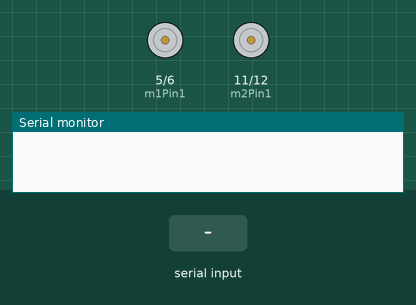
Simulated run of this sketch. Board: Arduino Uno, built with avr-gcc and run on an emulated ATmega328P. Shown: motor-driver pin pairs drawn as motors (green arrow = first pin HIGH = forward, orange = second pin HIGH = backward, longer = more drive), the last lines printed to the serial monitor. The inputs (shaded band) are chosen by the test bench.

Above: at 1.2 s.
1.3 s: "F" received over the second serial link
At 2.5 s:
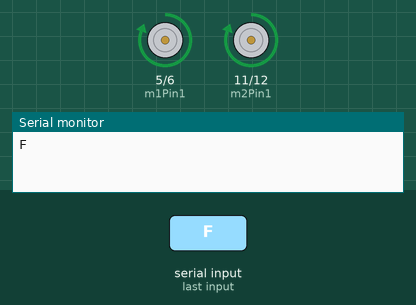
2.8 s: "B" received over the second serial link
At 3.6 s:
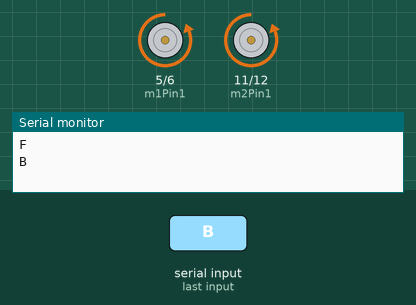
4.3 s: "L" received over the second serial link
At 4.7 s:
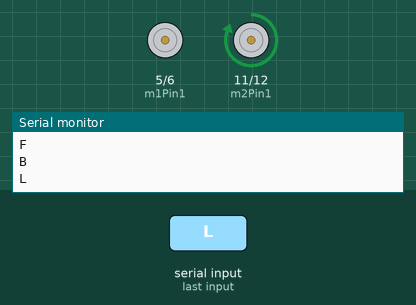
5.8 s: "R" received over the second serial link
At 7.1 s:
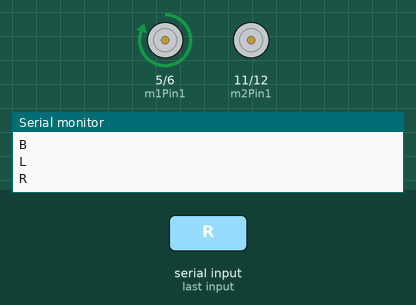
Timing chart, 0 to 8.3 s (numbered marks = the images above; inputs shaded):
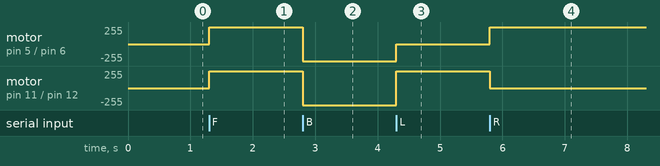

The sketch:

bt_rc_car.ino
```cpp
#include <SoftwareSerial.h>

int bluetoothTx = 2; //bluetooth transmit serial data pin
int bluetoothRx = 3; //bluetooth receive serial data pin
SoftwareSerial bluetooth(bluetoothTx, bluetoothRx);

int m1Pin1 = 5; //front motor pins
int m1Pin2 = 6;
int m2Pin1 = 11; //back motor pins
int m2Pin2 = 12;

char bt_command = 0;
void setup() {
  Serial.begin(9600);
  bluetooth.begin(9600);
  pinMode(m1Pin1,OUTPUT);
  pinMode(m1Pin2,OUTPUT);
  pinMode(m2Pin1,OUTPUT);
  pinMode(m2Pin2,OUTPUT);
}

void loop() {
  if (bluetooth.available() > 0) {
    bt_command = bluetooth.read();
    Serial.println(bt_command); //print for debugging
    switch(bt_command) {
      case 'F': //forward
        digitalWrite(m1Pin1, HIGH);
        digitalWrite(m1Pin2, LOW);
        digitalWrite(m2Pin1, HIGH);
        digitalWrite(m2Pin2, LOW);
        break;
      case 'B': //backward
        digitalWrite(m1Pin1, LOW);
        digitalWrite(m1Pin2, HIGH);
        digitalWrite(m2Pin1, LOW);
        digitalWrite(m2Pin2, HIGH);
        break;
      case 'L': //left
        digitalWrite(m1Pin1, LOW);
        digitalWrite(m1Pin2, LOW);
        digitalWrite(m2Pin1, HIGH);
        digitalWrite(m2Pin2, LOW);
        break;
      case 'R': //right
        digitalWrite(m1Pin1, HIGH);
        digitalWrite(m1Pin2, LOW);
        digitalWrite(m2Pin1, LOW);
        digitalWrite(m2Pin2, LOW);
        break;
      case 'S': //stop
        digitalWrite(m1Pin1, LOW);
        digitalWrite(m1Pin2, LOW);
        digitalWrite(m2Pin1, LOW);
        digitalWrite(m2Pin2, LOW);
        break;
    }
  }
}
```

Measured:
- after the input at 1.3 s, motor on pin 5 (m1Pin1) / pin 6 (m1Pin2), motor on pin 11 (m2Pin1) / pin 12 (m2Pin2): stopped → forward 255/255 at once
- after the input at 2.8 s, motor on pin 5 (m1Pin1) / pin 6 (m1Pin2), motor on pin 11 (m2Pin1) / pin 12 (m2Pin2): forward 255/255 → backward 255/255 at once
- after the input at 4.3 s, motor on pin 5 (m1Pin1) / pin 6 (m1Pin2): backward 255/255 → stopped at once; motor on pin 11 (m2Pin1) / pin 12 (m2Pin2): backward 255/255 → forward 255/255 at once
- after the input at 5.8 s, motor on pin 5 (m1Pin1) / pin 6 (m1Pin2): stopped → forward 255/255 at once; motor on pin 11 (m2Pin1) / pin 12 (m2Pin2): forward 255/255 → stopped at once
